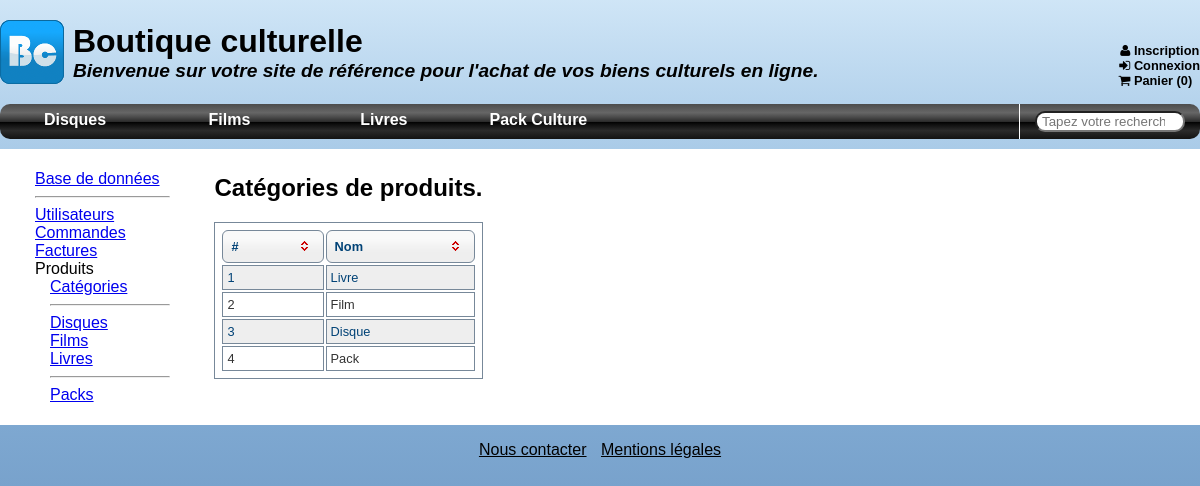
/admin.php?p=categories, run on the app's committed database.
### tables this page shows
CREATE TABLE Categorie (
  id INT NOT NULL,
  nom VARCHAR(45) NOT NULL,
  PRIMARY KEY(id) 
);

### admin.php (the view, shortened to what this page needs)
<?php
	$page  = $_GET['p'];
	require_once('inc/db.inc.php');
	include_once('inc/header.inc.php');
?>
<section id="section-admin">
	<nav>
		<ul>
			<li><a href="admin.php?p=bd">Base de données</a></li>
			<li><hr /></li>
			<li><a href="admin.php?p=utilisateurs">Utilisateurs</a></li>
			<li><a href="admin.php?p=commandes">Commandes</a></li>
			<li><a href="admin.php?p=factures">Factures</a></li>
			<li>Produits
				<ul>
					<li><a href="admin.php?p=categories">Catégories</a></li>
					<li><hr /></li>
					<li><a href="admin.php?p=produits&amp;cat=disques">Disques</a></li>
					<li><a href="admin.php?p=produits&amp;cat=films">Films</a></li>
					<li><a href="admin.php?p=produits&amp;cat=livres">Livres</a></li>
					<li><hr /></li>
					<li><a href="admin.php?p=produits&amp;cat=packs">Packs</a></li>
				</ul>
			</li>
		</ul>
	</nav>
	<article>
<?php
	switch($page) {
?>
<?php
		case 'categories':
			$results = $db->query('SELECT * FROM Categorie');
			$results->setFetchMode(PDO::FETCH_OBJ);
?>
				<h2><?php echo 'Catégories de produits.';?></h2>
				<table class="results">
					<thead>
						<th>#</th>
						<th>Nom</th>
					</thead>
					<tbody>
<?php
			while($row = $results->fetch()) {
?>
					<tr>
						<td><?php echo $row->id;?></td>
						<td><?php echo $row->nom;?></td>
					</tr>
<?php
			}
?>
					</tbody>
				</table>
<?php
		break;
?>
<?php
	}
?>
</article>
</section>
<?php
	include('inc/footer.inc.php');
?>

### css/style.css (style rules this page uses)
#section-admin nav { display: inline-block; width: 150px; vertical-align: top; }
#section-admin nav ul { list-style: none; padding-left: 15px; }
#section-admin article { display: inline-block; }
html { min-height: 100%; }
body { font-family: sans-serif; min-width: 850px; margin: 0; padding: 0; background: linear-gradient(to bottom, rgba(125,185,232,0.37) 0%,rgba(95,154,207,0.7) 32%,rgba(41,99,163,0.73) 88%,rgba(30,87,153,1) 100%); }
body > * { max-width: 1200px; margin-left: auto; margin-right: auto; }
body > section { background: #FFFFFF; padding-top: 5px; padding-bottom: 5px; margin-top: 10px; }
body > section > * { margin-left: 20px; margin-right: 20px; }
table.results { border-radius: 0; border: solid 1px #778899; margin: 0; }
table.results td, table.results th.tablesorter-header { border: solid 1px #778899; }
nav#menu-principal + section { min-height: 200px; }

### data on the page
categorie: id "1", nom "Livre"
categorie: id "2", nom "Film"
categorie: id "3", nom "Disque"
categorie: id "4", nom "Pack"
